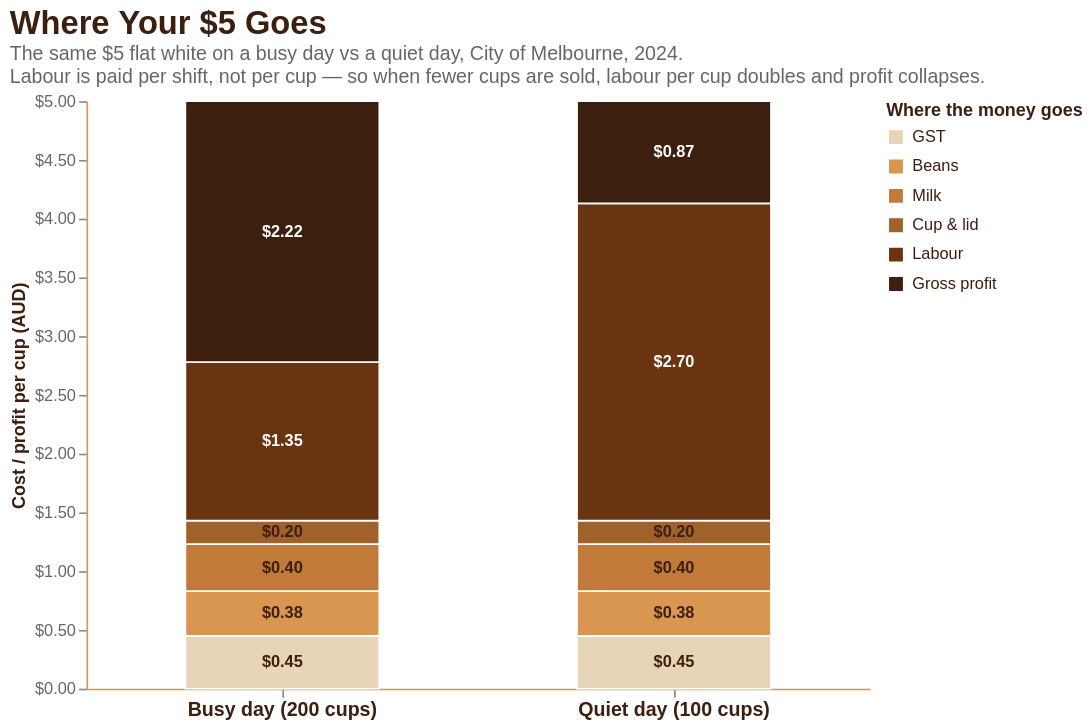

Write a Vega-Lite specification for this figure.
### Vega-Lite specification from a JSON file in a GitHub repository (floating-point values rounded to 4 significant figures)
{"$schema": "https://vega.github.io/schema/vega-lite/v5.json", "title": {"text": "Where Your $5 Goes", "subtitle": ["The same $5 flat white on a busy day vs a quiet day, City of Melbourne, 2024.", "Labour is paid per shift, not per cup — so when fewer cups are sold, labour per cup doubles and profit collapses."], "anchor": "start", "fontSize": 20, "subtitleFontSize": 12, "subtitleColor": "#666", "color": "#3C1F0F"}, "width": 480, "height": 360, "data": {"values": [{"scenario": "Busy day (200 cups)", "component": "GST", "amount": 0.45, "order": 1}, {"scenario": "Busy day (200 cups)", "component": "Beans", "amount": 0.38, "order": 2}, {"scenario": "Busy day (200 cups)", "component": "Milk", "amount": 0.4, "order": 3}, {"scenario": "Busy day (200 cups)", "component": "Cup & lid", "amount": 0.2, "order": 4}, {"scenario": "Busy day (200 cups)", "component": "Labour", "amount": 1.35, "order": 5}, {"scenario": "Busy day (200 cups)", "component": "Gross profit", "amount": 2.22, "order": 6}, {"scenario": "Quiet day (100 cups)", "component": "GST", "amount": 0.45, "order": 1}, {"scenario": "Quiet day (100 cups)", "component": "Beans", "amount": 0.38, "order": 2}, {"scenario": "Quiet day (100 cups)", "component": "Milk", "amount": 0.4, "order": 3}, {"scenario": "Quiet day (100 cups)", "component": "Cup & lid", "amount": 0.2, "order": 4}, {"scenario": "Quiet day (100 cups)", "component": "Labour", "amount": 2.7, "order": 5}, {"scenario": "Quiet day (100 cups)", "component": "Gross profit", "amount": 0.87, "order": 6}]}, "encoding": {"x": {"field": "scenario", "type": "nominal", "title": null, "sort": ["Busy day (200 cups)", "Quiet day (100 cups)"], "axis": {"labelFontSize": 12, "labelFontWeight": "bold", "labelColor": "#3C1F0F", "labelAngle": 0}}, "y": {"field": "amount", "type": "quantitative", "title": "Cost / profit per cup (AUD)", "stack": "zero", "axis": {"format": "$.2f", "titleColor": "#3C1F0F", "labelColor": "#666", "grid": false}}, "color": {"field": "component", "type": "nominal", "title": "Where the money goes", "sort": ["GST", "Beans", "Milk", "Cup & lid", "Labour", "Gross profit"], "scale": {"domain": ["GST", "Beans", "Milk", "Cup & lid", "Labour", "Gross profit"], "range": ["#E8D5B7", "#D89651", "#C17A3A", "#A0612A", "#6B3410", "#3C1F0F"]}, "legend": {"orient": "right", "offset": 10, "titleColor": "#3C1F0F", "labelColor": "#3C1F0F"}}, "order": {"field": "order", "type": "quantitative"}}, "layer": [{"mark": {"type": "bar", "width": {"band": 0.55}, "stroke": "white", "strokeWidth": 1}}, {"mark": {"type": "text", "fontSize": 10, "fontWeight": "bold"}, "encoding": {"text": {"field": "amount", "type": "quantitative", "format": "$.2f"}, "color": {"condition": {"test": "datum.component === 'Labour' || datum.component === 'Gross profit'", "value": "white"}, "value": "#3C1F0F"}, "y": {"field": "amount", "type": "quantitative", "stack": "zero", "bandPosition": 0.5}}}], "config": {"view": {"stroke": null}, "background": "white", "axis": {"domainColor": "#D89651"}}}
